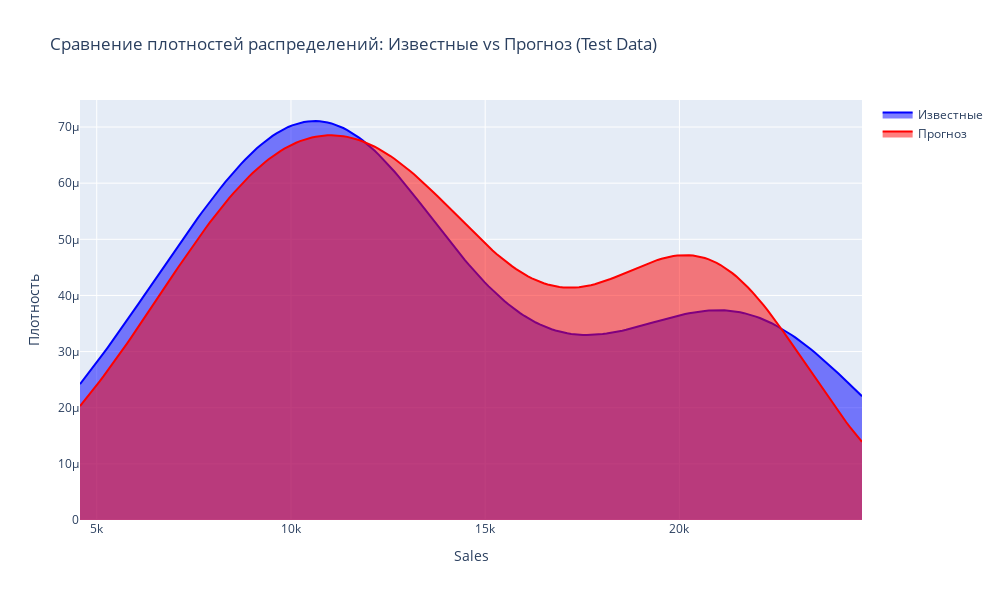

Notebook cell for this chart:
### Markdown cell above
## 📊 Визуализация качества на тестовой выборке
Обучающая выборка позволяет понять, насколько хорошо модель «подстраивается» под известные данные: улавливает ли она основные тренды, есть ли переобучение и т.д. Но что насчёт тестовой выборки? Как ты уже знаешь - тестовые данные используются для оценки обобщающей способности модели: насколько хорошо она справляется с новыми, не виденными ранее данными. Для визуализации качества на тестовой выборке часто применяются вот такие подходы:
- **Scatterplot**
    - Позволяет оценить, насколько сильно предсказания отклоняются от реальных значений. В идеале тестовые точки должны быть как можно ближе к регрессионной прямой - предсказанным значениям
- **Distribution Analysis**
    - Сравниваем распределение предсказанных значений с распределением реальных значений. Хорошее совпадение — признак корректной генерализации модели.

**Важно**⚠️

Так как теперь мы имеем дело с моделью многомерной регрессии, то посмотреть визуально на регрессионную прямую не получится, так как наши данные многомерные и регрессионная прямая - это уже гиперплоскость. Однако, при большом желании ты можешь это сделать, используя методы понижения размерности. Но на мой субъективыне взгляд от этого мало будет толку, ведь основна цель - оценить как хорошо модель предсказывает. Для этого идеально подходит анализ метрик и сравнение распределений: _test vs predict_

### Code cell
from scipy.stats import gaussian_kde

# инвертируем предсказания
y_test_real_vector = scaler_target.inverse_transform(y_test_scaled).reshape(-1)
y_pred_real_vector = scaler_target.inverse_transform(preds_test).reshape(-1)

# distribution plot
# считаем оценку плотности для фактических и предсказанных значений
kde_test = gaussian_kde(y_test_real_vector)
kde_pred = gaussian_kde(y_pred_real_vector)

# определим диапазон значений по которым бдуем строить плотности
min_value = min(y_test_real_vector.min(), y_pred_real_vector.min())
max_value = max(y_test_real_vector.max(), y_pred_real_vector.max())

# также задаим сколько точек будем строить на графике
n_points = 200

# итоговый диапазон значений
x_vals = np.linspace(min_value, max_value, n_points)

# строим график плотностей
fig = go.Figure()

fig.add_trace(go.Scatter(
    x=x_vals, y=kde_test(x_vals),
    fill='tozeroy', name='Известные', mode='lines',
    line=dict(color='blue'), opacity=0.6
))

fig.add_trace(go.Scatter(
    x=x_vals, y=kde_pred(x_vals),
    fill='tozeroy', name='Прогноз', mode='lines',
    line=dict(color='red'), opacity=0.6
))

fig.update_layout(
    title='Сравнение плотностей распределений: Известные vs Прогноз (Test Data)',
    xaxis_title='Sales', yaxis_title='Плотность',
    width=1000, height=600
)

fig.show()

### Figure 1 — Plotly figure (JSON) as saved in the notebook; plotly's stock layout.template omitted (floating-point values rounded to 4 significant figures; data arrays with more than 128 entries replaced by an {"elided": "..."} marker saying what was removed)
{"data": [{"fill": "tozeroy", "line": {"color": "blue"}, "mode": "lines", "name": "Известные", "opacity": 0.6, "type": "scatter", "x": {"elided": "200 float values"}, "y": {"elided": "200 float values"}}, {"fill": "tozeroy", "line": {"color": "red"}, "mode": "lines", "name": "Прогноз", "opacity": 0.6, "type": "scatter", "x": {"elided": "200 float values"}, "y": {"elided": "200 float values"}}], "layout": {"height": 600, "title": {"text": "Сравнение плотностей распределений: Известные vs Прогноз (Test Data)"}, "width": 1000, "xaxis": {"title": {"text": "Sales"}}, "yaxis": {"title": {"text": "Плотность"}}}}
